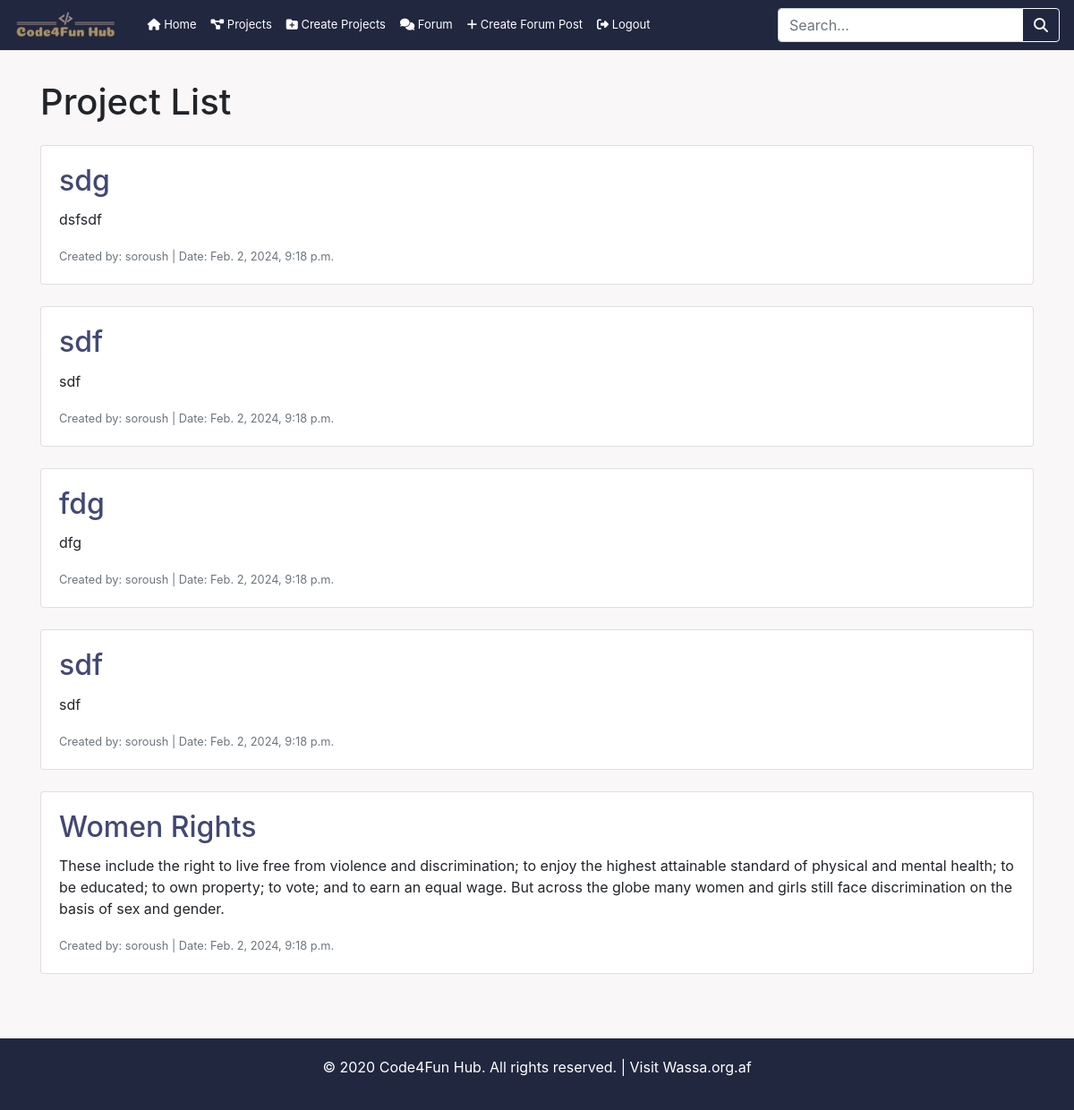
Page /projects/ (signed in) on the committed database.
### hub/models.py (models this page shows, shortened)
class Project(models.Model):
    title = models.CharField(max_length=255)
    description = models.TextField()
    project_file = models.FileField(upload_to='')
    created_by = models.ForeignKey(User, on_delete=models.CASCADE)
    created_at = models.DateTimeField(auto_now_add=True)

### hub/views.py (the view)
# urls.py: path('projects/', views.project_list, name='project_list'),
@login_required
def project_list(request):
    projects = Project.objects.all().order_by('-created_at')
    return render(request, 'project_list.html', {'projects': projects})

### hub/templates/project_list.html
{% extends 'base.html' %}
{% block content %}
  <div class="container mt-5 project-list">
    <h1 class="mb-4">Project List</h1>
    {% for project in projects %}
      <div class="card mb-4">
        <div class="card-body">
          <h2 class="card-title"><a href="{% url 'project_detail' project.id %}">{{ project.title }}</a></h2>
          <p class="card-text">{{ project.description }}</p>
          <p class="card-text"><small class="text-muted">Created by: {{ project.created_by.username }} | Date: {{ project.created_at }}</small></p>
        </div>
      </div>
    {% endfor %}
  </div>
{% endblock %}

### hub/templates/base.html (shortened to what this page needs)
{% load static %}
<!DOCTYPE html>
<html lang="en">
<head>
    <link
        rel="stylesheet"
        href="https://cdnjs.cloudflare.com/ajax/libs/font-awesome/6.5.1/css/all.min.css"
    />
    <link
        rel="stylesheet"
        href="https://stackpath.bootstrapcdn.com/bootstrap/4.5.2/css/bootstrap.min.css"
    />
    <link rel="stylesheet" href="{% static 'css/style.css' %}" />
</head>
<body class="{% block body_class %}{% endblock %}">
    <nav class="navbar navbar-expand-lg navbar-light bg-light fixed-top">
        <a class="navbar-brand" href="{% url 'home' %}">
            <img src="{% static 'logo2.png' %}" alt="Code4Fun Hub" height="30" class="d-inline-block align-top">
        </a>
        <div class="collapse navbar-collapse" id="navbarNav">
            <div class="navbar-nav">
                <li class="nav-item">
                    <a class="nav-link" href="{% url 'home' %}">
                        <i class="fa-solid fa-house"></i> Home
                    </a>
                </li>
                {% if user.is_authenticated %}
                <li class="nav-item">
                    <a class="nav-link" href="{% url 'project_list' %}">
                        <i class="fa-solid fa-diagram-project"></i> Projects
                    </a>
                </li>
                <li class="nav-item">
                    <a class="nav-link" href="{% url 'create_project' %}">
                        <i class="fa-solid fa-folder-plus"></i> Create Projects
                    </a>
                </li>
                <li class="nav-item">
                    <a class="nav-link" href="{% url 'forum_post_list' %}">
                        <i class="fa-solid fa-comments"></i> Forum
                    </a>
                </li>
                <li class="nav-item">
                    <a class="nav-link" href="{% url 'create_forum_post' %}">
                        <i class="fa-solid fa-plus"></i> Create Forum Post
                    </a>
                </li>
                <li class="nav-item">
                    <a class="nav-link" href="{% url 'logout' %}">
                        <i class="fa-solid fa-right-from-bracket"></i> Logout
                    </a>
                </li>
                {% else %}
                <li class="nav-item">
                    <a class="nav-link" href="{% url 'login' %}">
                        <i class="fa-solid fa-right-to-bracket"></i> Login
                    </a>
                </li>
                {% endif %}
            </div>
            {% if user.is_authenticated %}
            <div class="ml-auto">
                <form class="form-inline my-2 my-lg-0 justify-content-center" method="get" action="{% url 'search' %}">
                    <div class="input-group">
                        <input type="text" class="form-control" name="query" placeholder="Search...">
                        <div class="input-group-append">
                            <button class="btn btn-outline-light" type="submit">
                                <i class="fa-solid fa-magnifying-glass"></i>
                            </button>
                        </div>
                    </div>
                </form>
            </div>
            {% endif %}
        </div>
    </nav>
    {% block content %}{% endblock %} {% if not is_homepage %}
    <footer class="footer mt-5">
        <p>
            &copy; 2020 Code4Fun Hub. All rights reserved. |
            <a href="https://www.wassa.org.af" target="_blank">Visit Wassa.org.af</a>
        </p>
    </footer>
    {% endif %}
</body>
</html>

### hub/static/css/style.css (style rules this page uses)
body { background-color: #F9F7F7; margin: 0; padding: 0; display: flex; flex-direction: column; min-height: 100vh !important; }
.container { flex: 1; margin-top: 90px !important; }
.navbar { background-color: #21273F !important; }
.navbar-brand img { margin-right: 10px; }
.navbar-nav .nav-link { color: #ffffff !important; }
.project-list a { color:#424874 !important; }
.footer { background-color: #21273F; color: #ffffff; padding: 20px 0; text-align: center; }
.footer a { color: #ffffff; }
@media screen and (max-width: 1200px) { .navbar { font-size: 13px; } }

### rows in the picture
Project: title "sdg", description "dsfsdf", created_by.username "soroush", created_at "Feb. 2, 2024, 9:18 p.m."
Project: title "sdf", description "sdf", created_by.username "soroush", created_at "Feb. 2, 2024, 9:18 p.m."
Project: title "fdg", description "dfg", created_by.username "soroush", created_at "Feb. 2, 2024, 9:18 p.m."
Project: title "sdf", description "sdf", created_by.username "soroush", created_at "Feb. 2, 2024, 9:18 p.m."
Project: title "Women Rights", description "These include the right to live free from violence and discrimination; to enjoy the highest attainable standard of physical and mental health; to be educated; to own property; to vote; and to earn an equal wage. But across the globe many women and girls still face discrimination on the basis of sex and gender.", created_by.username "soroush", created_at "Feb. 2, 2024, 9:18 p.m."
